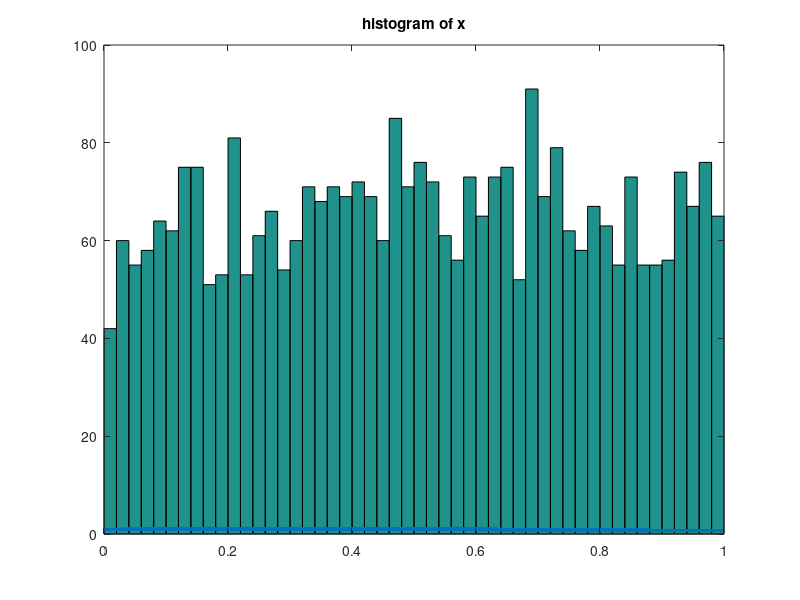

This chart was generated by the following MATLAB code: (Note: this script raises an error after producing the figure.)
clear;
x=load('x.dat');

hist(x,50)
title('histogram of x')
hold on
f_x=[];
for i=1:length(x)
    x_i=x(i,1);
    f_x(i,1)=1+2/3*x_i-x_i*x_i;
end
plot(x,f_x,'LineWidth',1.5)

%mean(x)=0.51
sv_x=[];
sv_x=(x-0.51).^2;
sum(sv_x)/(length(x)-1)
%standard deviation=0.28
%%Pick x0=0.5
%Bandwidth using silvermann constant
h=[];
h(1,1)=0.28*2.34*length(x)^(-1/5);
h(2,1)=0.28*2.78*length(x)^(-1/5);
h(3,1)=0.28*3.15*length(x)^(-1/5);
h(4,1)=0.28*1.06*length(x)^(-1/5);
h(1:4,2)=2*h(1:4,1);
h(1:4,3)=5*h(1:4,1);
x0=0.5;
f_x0=1+2*x0/3-x0*x0; %1.0833
%%%%% WITH h*1 %%%%%%%%%%%
%Epanechnikov
k1=0;
for i=1:length(x)
    x_i=x(i,1);
    u=(x_i-x0)/h(1,1);
    k1=k1+epanechnikov2(u);
end
f_hat_e=k1/(length(x)*h(1,1));%1.0667

%Biweight
k2=0;
for i=1:length(x)
    x_i=x(i,1);
    u=(x_i-x0)/h(2,1);
    k2=k2+biweight2(u);
end
f_hat_b=k2/(length(x)*h(2,1));%1.0705

%Triweight
k3=0;
for i=1:length(x)
    x_i=x(i,1);
    u=(x_i-x0)/h(3,1);
    k3=k3+triweight2(u);
end
f_hat_t=k3/(length(x)*h(3,1)); %1.0724

%Gaussian
k4=0;
for i=1:length(x)
    x_i=x(i,1);
    u=(x_i-x0)/h(4,1);
    k4=k4+gaussian2(u);
end
f_hat_g=k4/(length(x)*h(4,1)); %1.0769

%%%%% WITH h*2 %%%%%%%%%%%
%Epanechnikov
k1_2=0;
for i=1:length(x)
    x_i=x(i,1);
    u=(x_i-x0)/h(1,2);
    k1_2=k1_2+epanechnikov2(u);
end
f_hat_e2=k1_2/(length(x)*h(1,2));%1.0576

%Biweight
k2_2=0;
for i=1:length(x)
    x_i=x(i,1);
    u=(x_i-x0)/h(2,2);
    k2_2=k2_2+biweight2(u);
end
f_hat_b2=k2_2/(length(x)*h(2,2));%1.0566

%Triweight
k3_2=0;
for i=1:length(x)
    x_i=x(i,1);
    u=(x_i-x0)/h(3,2);
    k3_2=k3_2+triweight2(u);
end
f_hat_t2=k3_2/(length(x)*h(3,2)); %1.0566

%Gaussian
k4_2=0;
for i=1:length(x)
    x_i=x(i,1);
    u=(x_i-x0)/h(4,2);
    k4_2=k4_2+gaussian2(u);
end
f_hat_g2=k4_2/(length(x)*h(4,2)); %1.0565

%%%%% WITH h*5 %%%%%%%%%%%
%Epanechnikov
k1_3=0;
for i=1:length(x)
    x_i=x(i,1);
    u=(x_i-x0)/h(1,3);
    k1_3=k1_3+epanechnikov2(u);
end
f_hat_e3=k1_3/(length(x)*h(1,3));%0.9366

%Biweight
k2_3=0;
for i=1:length(x)
    x_i=x(i,1);
    u=(x_i-x0)/h(2,3);
    k2_3=k2_3+biweight2(u);
end
f_hat_b3=k2_3/(length(x)*h(2,3));%0.9300

%Triweight
k3_3=0;
for i=1:length(x)
    x_i=x(i,1);
    u=(x_i-x0)/h(3,3);
    k3_3=k3_3+triweight2(u);
end
f_hat_t3=k3_3/(length(x)*h(3,3)); %0.9295

%Gaussian
k4_3=0;
for i=1:length(x)
    x_i=x(i,1);
    u=(x_i-x0)/h(4,3);
    k4_3=k4_3+gaussian2(u);
end
f_hat_g3=k4_3/(length(x)*h(4,3)); %0.9277

f_hat=[];
f_hat(1:4,1)=[f_hat_e;f_hat_b;f_hat_t;f_hat_g];
f_hat(1:4,2)=[f_hat_e2;f_hat_b2;f_hat_t2;f_hat_g2];
f_hat(1:4,3)=[f_hat_e3;f_hat_b3;f_hat_t3;f_hat_g3];

f_diff=[];
f_diff=f_hat-1.0833;